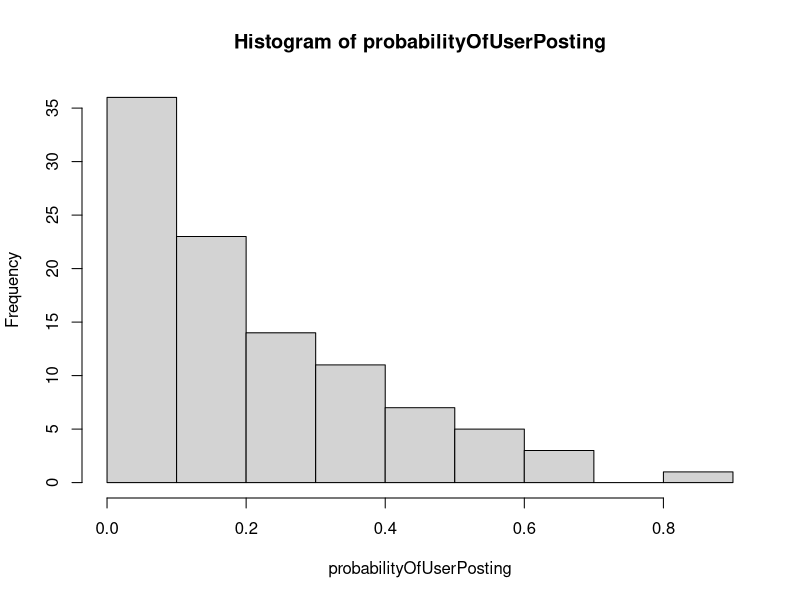

Source code (R): (Note: this script raises an error after producing the figure.)
# NumberOfFriends represents number of friends in 
# a user's social network
NumberOfFriends=100

# currentTimeClick is the counter tick for the simulation
currentTimeClick=0
SIMULATION_INTERVAL=100


# Not all users in social media post
# equally. Few user post most often compare to a majority 
# of passive users

# generate the probabilities of user posting from exponential
# distribution
expNumbers=rexp(NumberOfFriends,4)
probabilityOfUserPosting=pexp(expNumbers)
hist(probabilityOfUserPosting)

performUserAction<-function(friend)
{
  # generate a value from Uniform distribution ~U[0,1]
  
  # runif() generate numbers from a bernauli distribution
  bernauliRandom=rbern(1,probabilityOfUserPosting[friend])
  print(bernauliRandom)
  if(bernauliRandom==1)
  {
    #the user will post
    postsGenerated[currentTimeClick]<<- postsGenerated[currentTimeClick]+1
  }
}


# userFeed represents users feed
# coming from his friends. We are keeping the length 
# of user feed to 10

userFeed=vector()




# postsGenerated represents total number of post generated
# by all users in the system
postsGenerated=rep(0,SIMULATION_INTERVAL)




while(TRUE)
{
  # update the time click
  currentTimeClick=currentTimeClick+1
  
  for (friend in 1:NumberOfFriends)
  {
    performUserAction(friend)
  }
  
  
  # Stop the similation 
  if(currentTimeClick>=SIMULATION_INTERVAL)
  {
    break
  }
  
}

plot(postsGenerated,type = 'b',ylim = c(0,NumberOfFriends))
